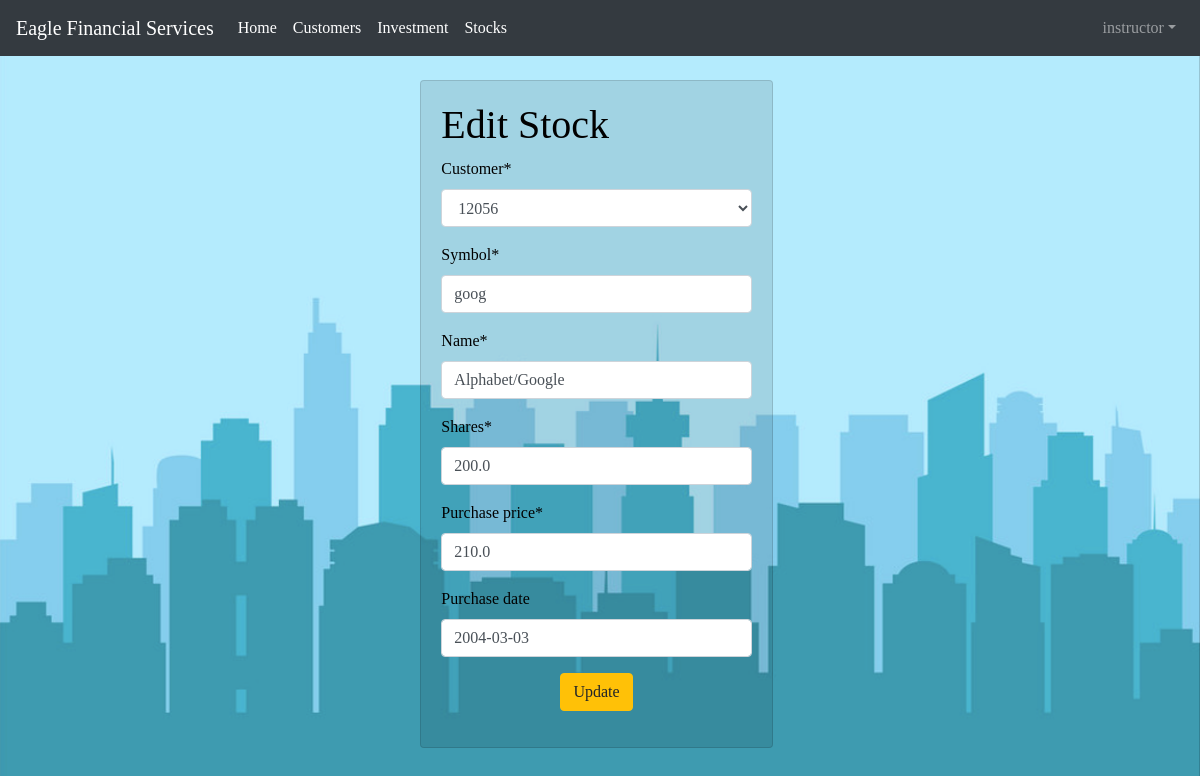
/stock/1/edit/ (signed in), run on the app's committed database.
### portfolio/models.py (models this page shows, shortened)
class Stock(models.Model):
    customer = models.ForeignKey(Customer, on_delete=models.CASCADE, related_name='stocks')
    symbol = models.CharField(max_length=10)
    name = models.CharField(max_length=50)
    shares = models.DecimalField(max_digits=10, decimal_places=1)
    purchase_price = models.DecimalField(max_digits=10, decimal_places=1)
    purchase_date = models.DateField(default=timezone.now, blank=True, null=True)

### portfolio/views.py (the view)
# urls.py: path('stock/<int:pk>/edit/', views.stock_edit, name='stock_edit'),
@login_required
def stock_edit(request, pk):
    stock = get_object_or_404(Stock, pk=pk)
    if request.method == "POST":
        form = StockForm(request.POST, instance=stock)
        if form.is_valid():
            stock = form.save()
            stock.updated_date = timezone.now()
            stock.save()
            stocks = Stock.objects.filter(purchase_date__lte=timezone.now())
            return render(request, 'portfolio/stock_list.html', {'stocks': stocks})
    else:
        form = StockForm(instance=stock)
    return render(request, 'portfolio/stock_edit.html', {'form': form})

### portfolio/forms.py
class StockForm(forms.ModelForm):
    class Meta:
        model = Stock
        fields = ('customer', 'symbol', 'name', 'shares', 'purchase_price', 'purchase_date',)

### portfolio/models.py (called while the page is built)
    def __str__(self):
        return str(self.cust_number)

### portfolio/templates/portfolio/stock_edit.html (shortened to what this page needs)
{% extends 'portfolio/base.html' %}
{% load crispy_forms_tags %}
{% block content %}
<div class="row">
    <div class="col-md-6"></div>
        <div class="col-md-6">
            <div class="card">
                <div class="card-body">
                    <h1>Edit Stock</h1>
                    <form action="" method="post">{% csrf_token %}
                        {{ form|crispy }}
                        <button type="submit" class="btn btn-warning mx-auto d-block">Update</button>
                    </form>
                </div>
            </div>
        </div>
</div>
{% endblock %}

### portfolio/templates/portfolio/base.html (shortened to what this page needs)
{% load static %}
<html lang="en">
<head>
    <link rel="stylesheet" href="https://maxcdn.bootstrapcdn.com/bootstrap/4.5.0/css/bootstrap.min.css">
    <link rel="stylesheet" type="text/css" href="{% static 'css/portfolio.css' %}">
</head>
<body>
<nav class="navbar navbar-expand-sm bg-dark navbar-dark mb-4">
    <a href="/" class="navbar-brand">Eagle Financial Services</a>
    <div class="collapse navbar-collapse" id="navbarSupportedContent">
        <ul class="navbar-nav mr-auto">
            {% if user.is_authenticated and user.is_superuser  or user.groups.all.0.name == "Advisor" %}
            <li class="nav-item active"><a class=nav-link href="/">Home</a></li>
            <li class="nav-item active"><a class=nav-link href="{% url 'portfolio:customer_list' %}">Customers</a></li>
            <li class="nav-item active"><a class=nav-link href="{% url 'portfolio:investment_list' %}">Investment</a></li>
            <li class="nav-item active"><a class=nav-link href="{% url 'portfolio:stock_list' %}">Stocks</a></li>
            {% elif user.is_authenticated and user.groups.all.0.name == "Client" %}
            <li class="nav-item active"><a class=nav-link href="/">Home</a></li>
            <li class="nav-item active"><a class=nav-link href="">Portfolio</a></li>
            {% endif %}
        </ul>
        <ul class="nav navbar-nav navbar-right">
            {% if user.is_authenticated %}
            <ul class="navbar-nav">
                <li class="nav-item dropdown">
                    <a class="nav-link dropdown-toggle" href="#" id="navbarDropdown" role="button" data-toggle="dropdown" aria-haspopup="true" aria-expanded="false">{{ user.username }}</a>
                </li>
            </ul>
            {% else %}
            <form class="form-inline my-2 my-lg-0">
                <a href="{% url 'login' %}" class="btn btn-outline-secondary">Log In</a>
                <a href="{% url 'portfolio:register' %}" class="btn btn-primary ml-2">Sign Up</a>
            </form>
            {% endif %}
        </ul>
    </div>
</nav>
<div class="content container">
    <div class="row">
        <div class="col-md-8">
            {% block content %}{% endblock %}
        </div>
    </div>
</div>
</body>
</html>

### portfolio/static/css/portfolio.css (style rules this page uses)
body { background-image: url('../images/bg4.png'); background-repeat: no-repeat; background-attachment: fixed; background-size: cover; font-family: "Comic Sans MS", serif; font-size: medium; }

### portfolio/templates/portfolio/base.html (style rules this page uses)
.navbar { margin-bottom: 0; border-radius: 0; }
.row .col-md-6 .card { background: rgb(0, 0, 0); background: rgba(0, 0, 0, 0.1); color: black; }
.content { padding-left: 8px; }

### data on the page
Stock: customer "12056", symbol "goog", name "Alphabet/Google", shares "200.0", purchase_price "210.0", purchase_date "2004-03-03"

### other printed values
{{ user.username }} "instructor"
